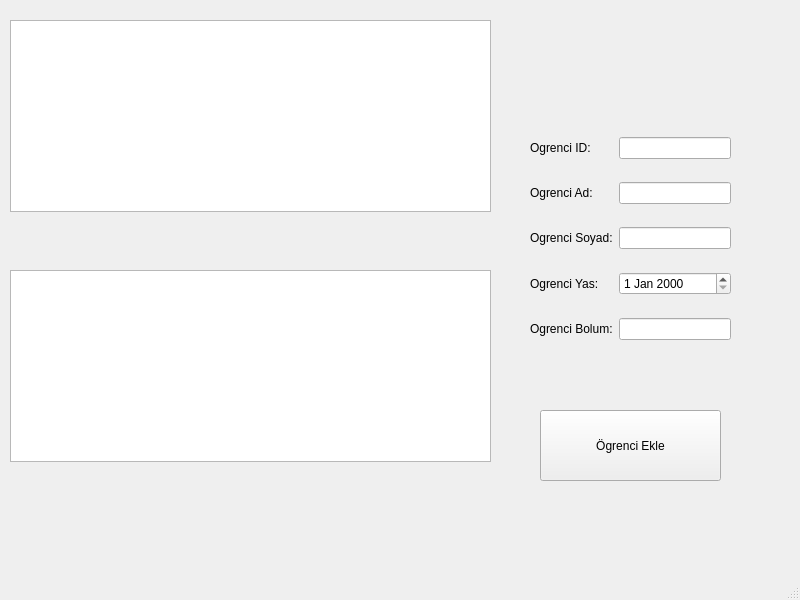
<?xml version="1.0" encoding="UTF-8"?>
<ui version="4.0">
 <class>MainWindow</class>
 <widget class="QMainWindow" name="MainWindow">
  <property name="geometry">
   <rect>
    <x>0</x>
    <y>0</y>
    <width>800</width>
    <height>600</height>
   </rect>
  </property>
  <property name="windowTitle">
   <string>MainWindow</string>
  </property>
  <widget class="QWidget" name="centralwidget">
   <widget class="QPushButton" name="pushButton">
    <property name="geometry">
     <rect>
      <x>540</x>
      <y>410</y>
      <width>181</width>
      <height>71</height>
     </rect>
    </property>
    <property name="text">
     <string>Ögrenci Ekle</string>
    </property>
   </widget>
   <widget class="QTableView" name="tableView">
    <property name="geometry">
     <rect>
      <x>10</x>
      <y>20</y>
      <width>481</width>
      <height>192</height>
     </rect>
    </property>
   </widget>
   <widget class="QTableView" name="tableView_2">
    <property name="geometry">
     <rect>
      <x>10</x>
      <y>270</y>
      <width>481</width>
      <height>192</height>
     </rect>
    </property>
   </widget>
   <widget class="QWidget" name="">
    <property name="geometry">
     <rect>
      <x>530</x>
      <y>120</y>
      <width>201</width>
      <height>241</height>
     </rect>
    </property>
    <layout class="QGridLayout" name="gridLayout">
     <item row="0" column="0">
      <widget class="QLabel" name="label">
       <property name="text">
        <string>Ogrenci ID:</string>
       </property>
      </widget>
     </item>
     <item row="0" column="1">
      <widget class="QLineEdit" name="lineEdit"/>
     </item>
     <item row="1" column="0">
      <widget class="QLabel" name="label_2">
       <property name="text">
        <string>Ogrenci Ad:</string>
       </property>
      </widget>
     </item>
     <item row="1" column="1">
      <widget class="QLineEdit" name="lineEdit_2"/>
     </item>
     <item row="2" column="0">
      <widget class="QLabel" name="label_3">
       <property name="text">
        <string>Ogrenci Soyad:</string>
       </property>
      </widget>
     </item>
     <item row="2" column="1">
      <widget class="QLineEdit" name="lineEdit_3"/>
     </item>
     <item row="3" column="0">
      <widget class="QLabel" name="label_4">
       <property name="text">
        <string>Ogrenci Yas:</string>
       </property>
      </widget>
     </item>
     <item row="3" column="1">
      <widget class="QDateEdit" name="dateEdit"/>
     </item>
     <item row="4" column="0">
      <widget class="QLabel" name="label_5">
       <property name="text">
        <string>Ogrenci Bolum:</string>
       </property>
      </widget>
     </item>
     <item row="4" column="1">
      <widget class="QLineEdit" name="lineEdit_4"/>
     </item>
    </layout>
   </widget>
  </widget>
  <widget class="QMenuBar" name="menubar">
   <property name="geometry">
    <rect>
     <x>0</x>
     <y>0</y>
     <width>800</width>
     <height>26</height>
    </rect>
   </property>
  </widget>
  <widget class="QStatusBar" name="statusbar"/>
 </widget>
 <resources/>
 <connections/>
</ui>
